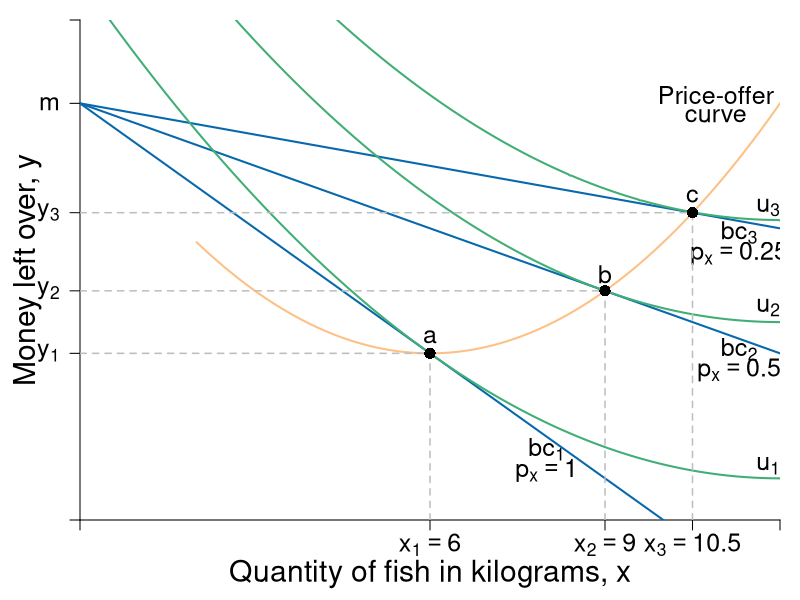

This chart was generated by the following R code:
require(shape)
pdf(file = "indmarketdemand/offer_curve_qql.pdf", width = 9, height = 7)

#Set parameters for graphics
pointsize <- 1.8
axislabelsize <- 1.8
labelsize <- 1.5
namesize <- 1.8
annotatesize <- 1.5
graphlinewidth <- 2
segmentlinewidth <- 1.5

COL <- c("#7fc97f", "#beaed4", "#fdc086", "#ffff99", "#386cb0", "#f0027f", "#bf5b17", "#666666")
COLA <- c("#99d8c9","#66c2a4","#41ae76", "#238b45", "#005824")
COLB <- c("#4eb3d3", "#2b8cbe", "#0868ac","#084081")

#Edited the margins to cater for the larger LHS labels
par(mar =  c(4, 4, 1, 1))

mrsA <- function(x, rmax = 10, xmax = 20) {
  rmax - (rmax/xmax)*x
}


uA <- function(x, y, rmax = 2, xmax = 12) {
  y + rmax*x - (1/2)*(rmax/xmax)*x^2
}

indiffA1 <- function(x, uA = 10, rmax = 2.5, xmax = 10) {
  uA - rmax*x + (1/2)*(rmax/xmax)*(x^2)
}

offerCurve <- function(x, w, rmax = 2, xmax = 12) {
  w - rmax*x + (rmax/xmax)*x^2
}

bcA <- function(x, w = 20, p = 2) {
  w - p*x
}


xlims <- c(0, 12)
ylims <- c(0, 12)

npts <- 501 
x <- seq(xlims[1], xlims[2], length.out = npts)
y <- seq(ylims[1], ylims[2], length.out = npts) 
a <- c(13, 16.75, 19.2)

plot(0, 0, xlim = xlims, ylim = ylims, type = "n",
     xlab = expression(paste("")),
     ylab = expression(paste("")), 
     xaxt = "n", 
     yaxt = "n", 
     cex.lab = axislabelsize, 
     bty = "n",
     xaxs="i", 
     yaxs="i")

# ticksy <- seq(from = ylims[1], to = ylims[2], by = 1)
# ylabels <- seq(from = ylims[1], to = ylims[2], by = 1)
# ticksx <- seq(from = xlims[1], to = xlims[2], by = 1)
# xlabels <- seq(from = xlims[1], to = xlims[2], by = 1)
ticksy <- c(0, 4, 5.5, 7.375 , 10, ylims[2])
ylabels <- c(NA, expression(paste(y[1])), expression(paste(y[2])), expression(paste(y[3])), expression(paste(m)), NA)
ticksx <- c(0, 6, 9, 10.5,  xlims[2])
xlabels <- c(NA, expression(paste(x[1])==6), expression(paste(x[2])==9), expression(paste(x[3])==10.5), NA)




axis(1, at = ticksx, pos = 0, labels = xlabels, cex.axis = labelsize)
axis(2, at = ticksy, pos = 0, labels = ylabels, las = 1, cex.axis = labelsize)

npts <- 500 
xx1 <- seq(xlims[1], xlims[2], length.out = npts)

#lines(xx1, bcA(xx1, w = 10, p = 1.5), col = COLB[3], lwd = graphlinewidth)
lines(xx1, bcA(xx1, w = 10, p = 1), col = COLB[3], lwd = graphlinewidth)
lines(xx1, bcA(xx1, w = 10, p = 0.5), col = COLB[3], lwd = graphlinewidth)
lines(xx1, bcA(xx1, w = 10, p = 0.25), col = COLB[3], lwd = graphlinewidth)


#Label the axes
text(0.5*xlims[2], -1.3, expression(paste("Quantity of fish in kilograms, ", x)), xpd = TRUE, cex = axislabelsize) 
text(-0.9, 0.5*ylims[2], expression(paste("Money left over, ", y)), xpd = TRUE, cex = axislabelsize, srt = 90) 

#Label the indifference curves
text(11.8, 1.3, expression(u[1]), cex = labelsize)
text(11.8, 5.1, expression(u[2]), cex = labelsize)
text(11.8, 7.5, expression(u[3]), cex = labelsize)

#Label the price lines
text(8, 1.7, expression(paste(bc[1])), cex = annotatesize)
text(8, 1.2, expression(paste(p[x] == 1)), cex = annotatesize)
text(11.3, 4.1, expression(paste(bc[2])), cex = annotatesize)
text(11.3, 3.6, expression(paste(p[x] == 0.5)), cex = annotatesize)
text(11.3, 6.9, expression(paste(bc[3])), cex = annotatesize)
text(11.3, 6.4, expression(paste(p[x] == 0.25)), cex = annotatesize)

#Label the offer curve
text(10.9, 10.2, expression("Price-offer"), cex = labelsize)
text(10.9, 9.7, expression("curve"), cex = labelsize)

#Add the contour plot for the indifference curves
contour(x, y, 
        outer(x, y, uA),
        drawlabels = FALSE,
        col = COLA[3],
        lwd = graphlinewidth,
        levels = a, 
        xaxs="i", 
        yaxs="i", 
        add = TRUE)

#Add the offer curve (superimposed on the indifference curves tangent to the price lines)
xx2 <- seq(2, xlims[2], length.out = npts)
lines(xx2, offerCurve(xx2, w = 10, rmax = 2, xmax = 12), col = COL[3], lwd = graphlinewidth)

#Segments for points on Offer curve
segments(0, 4, 6, 4, lty = 2, col = "gray" , lwd = segmentlinewidth)
segments(6, 0, 6, 4, lty = 2, col = "gray" , lwd = segmentlinewidth)
segments(0, 5.5, 9, 5.5, lty = 2, col = "gray" , lwd = segmentlinewidth)
segments(9, 0, 9, 5.5, lty = 2, col = "gray" , lwd = segmentlinewidth)
segments(0, 7.375, 10.5, 7.375, lty = 2, col = "gray" , lwd = segmentlinewidth)
segments(10.5, 0, 10.5, 7.375, lty = 2, col = "gray" , lwd = segmentlinewidth)

#Annotate points on offer curve mrs = p for each of p = 1, 0.5, 0.25
#Where mrs = 2 - (1/6)*x
points(6, 4, pch = 16, col = "black", cex = 1.5)
points(9, 5.5, pch = 16, col = "black", cex = 1.5)
points(10.5, 7.375, pch = 16, col = "black", cex = 1.5)

text(6, 4.4, expression(paste(a)), cex = labelsize)
text(9, 5.9, expression(paste(b)), cex = labelsize)
text(10.5, 7.775, expression(paste(c)), cex = labelsize)

dev.off()
